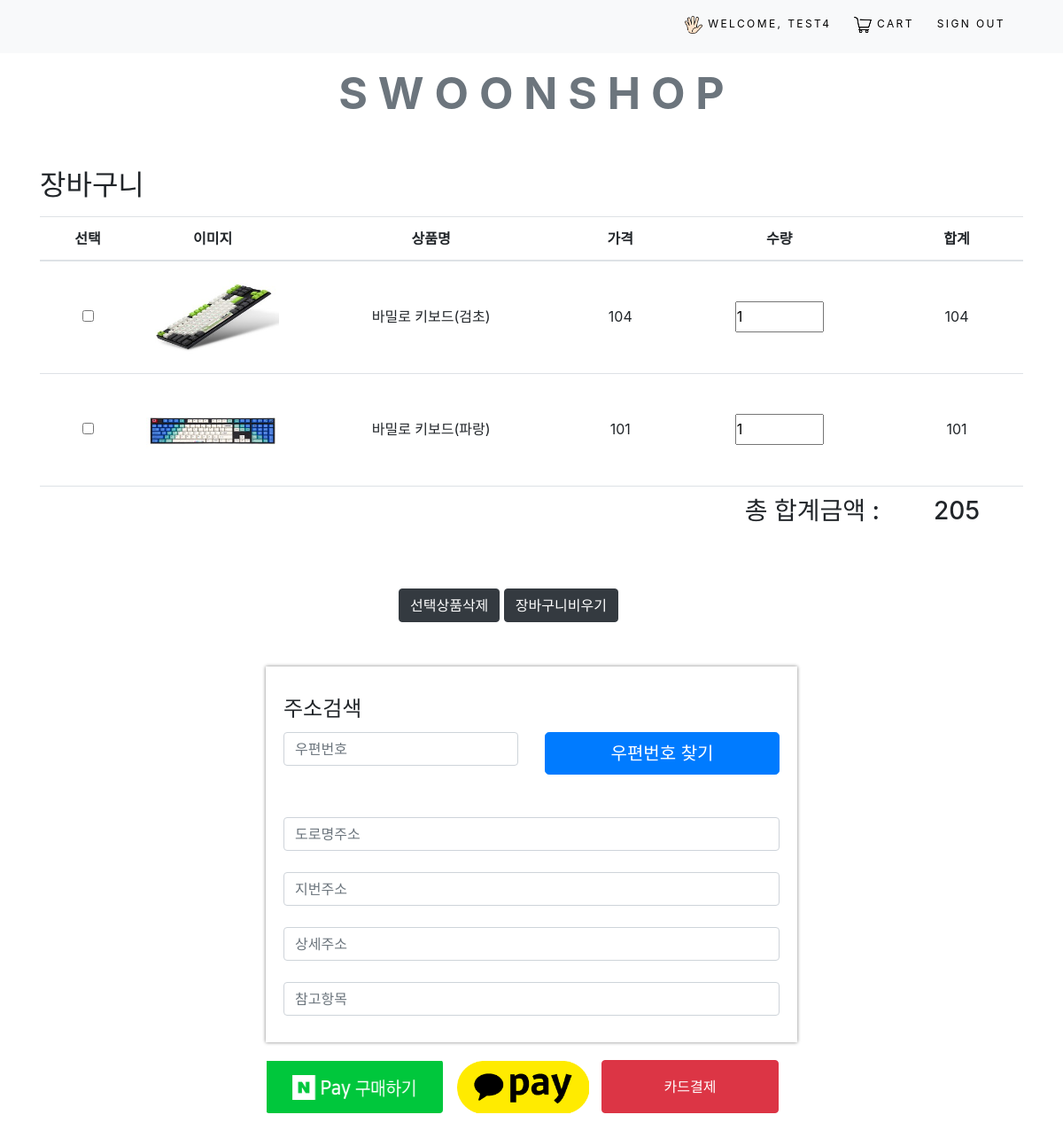
The page /cart/ (signed in) on the database as committed earlier.
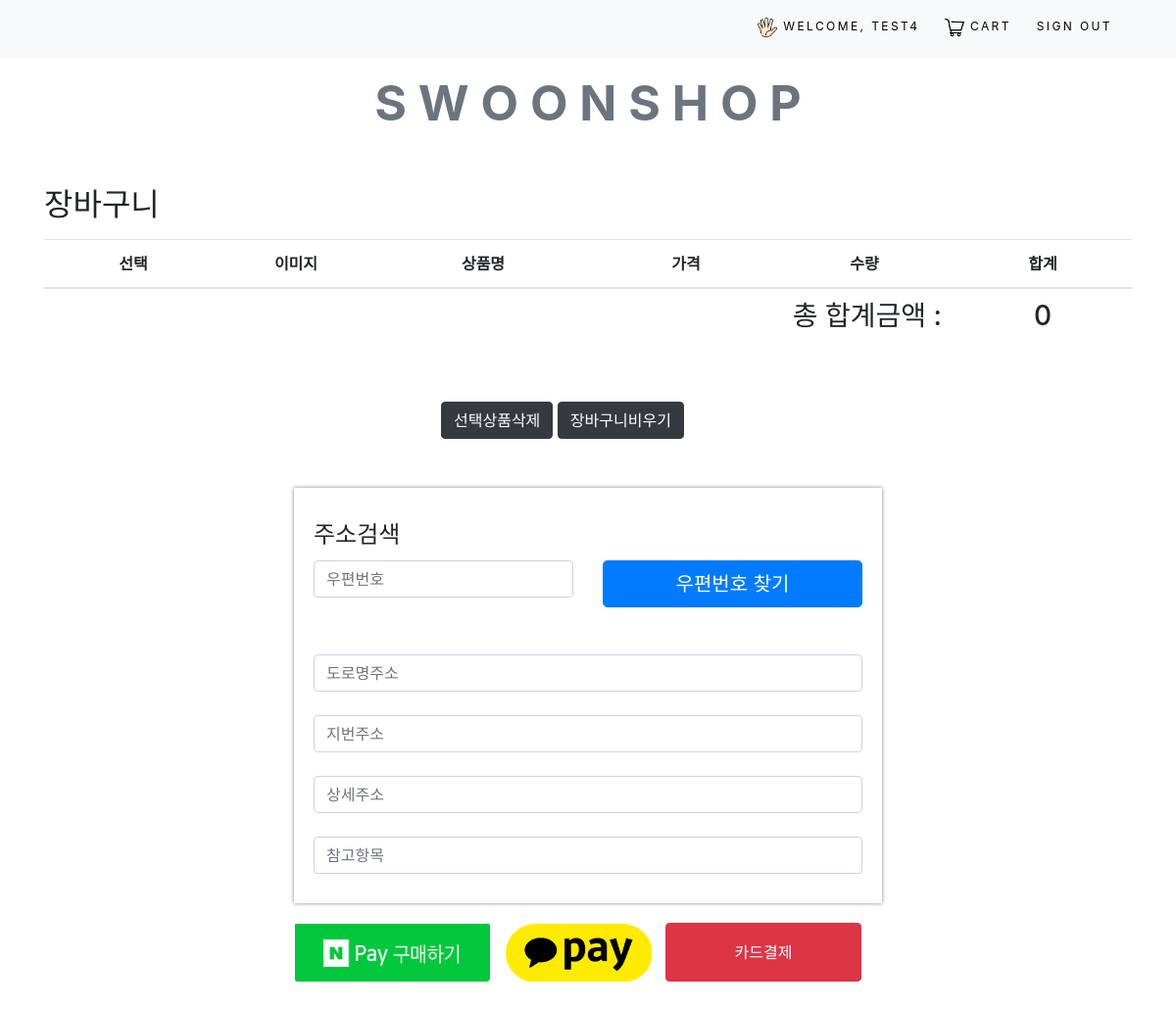
The same page on the database as committed later.
### cart/models.py (models this page shows, shortened)
class CartItem(models.Model):
    user = models.ForeignKey(User, null=True, on_delete=models.CASCADE)
    product = models.ForeignKey(Product, on_delete=models.CASCADE)
    quantity = models.IntegerField(default=1)
    created_at = models.DateTimeField(auto_now_add=True)
    class Meta:
        verbose_name = '장바구니'
        verbose_name_plural = f'{verbose_name} 목록'
    @property
    def sub_total(self):
        return self.product.price * self.quantity

### product/models.py (models this page shows, shortened)
class Product(models.Model):
    name = models.CharField(max_length=250, unique=True)
    slug = models.SlugField(max_length=250, unique=True, default='')
    description = models.TextField(blank=True)
    price = models.DecimalField(max_digits=10, decimal_places=0)
    image = models.ImageField(upload_to='product', blank=True)
    stock = models.IntegerField()
    available = models.BooleanField(default=True)
    created = models.DateTimeField(auto_now_add=True, null=True)
    updated = models.DateTimeField(auto_now=True)
    class Meta:
        ordering = ('name',)
        verbose_name = 'product'
        verbose_name_plural = 'products'

### cart/views.py (the view)
# urls.py: path('', views.cart, name='cart'),
def cart(request, total=0):
    model = CartItem.objects.filter(user_id=request.user.id)
    uid = request.user.id
    for item in model:
        total += (item.product.price * item.quantity)
    context = {
        'items': model,
        'total': total,
        'uid': uid,
    }
    return render(request, 'cart/cart_detail.html', context)

### templates/cart/cart_detail.html (shortened to what this page needs)
{% extends "base.html" %}
{% load static %}
{% block content %}
<div class="container">
    <h2>장바구니</h2>
    <table class="table table-hover">
        <thead>
        <tr>
            <th>선택</th>
            <th style="width: 150px;">이미지</th>
            <th>상품명</th>
            <th>가격</th>
            <th>수량</th>
            <th>합계</th>
        </tr>
        </thead>
        <tbody>
        {% for item in items %}
        <tr data-itemId="{{ item.id }}" data-userId="{{ item.user_id }}" data-amount="{{ item.sub_total }}">
            <td><input type="checkbox" name="chk" ></td>
            <td><img style="width:150px; height:100px;" src="{{ item.product.image.url }}"></td>
            <td class="name">{{ item.product.name }}</td>
            <td class="price">{{ item.product.price }}</td>
            <td><input type="number" class="quantity" min="1" max="{{ item.product.stock }}" value="{{ item.quantity }}" style="width: 100px; height: 35px; line-height: 35px;"></td>
            <td class="sub_amount" style="width: 150px;">{{ item.sub_total }}</td>
        </tr>
        {% endfor %}
        <tr>
            <td colspan="5"><h3 style="height: 30px; line-height:30px; text-align:right;">총 합계금액 : </h3></td>
            <td colspan="5"><h3 class="amount" style="height: 30px; line-height:30px; text-align:center;">{{ total }}</h3></td>
        </tr>
        </tbody>
    </table>
</div>
<div>
    <div style="width: 300px; margin: 0px auto 50px auto;">
        <button type="button" class="btn btn-dark" onClick="delRow()">선택상품삭제</button>
        <button type="button" class="btn btn-dark" onClick="delAllRow()">장바구니비우기</button>
    </div>
</div>
<div style="width:600px; padding: 30px 20px; margin:0 auto; box-shadow: 0 0 4px gray;">
<legend>주소검색</legend>
<div class="row">
    <div class="col-xs-6 col-md-6">
        <input type="text" id="sample4_postcode" class="form-control input-lg" placeholder="우편번호">
    </div>
    <div class="col-xs-6 col-md-6">
        <input type="button" onclick="sample4_execDaumPostcode()" class="btn btn-lg btn-primary btn-block signup-btn" value="우편번호 찾기"><br>
    </div>
</div>
<br>
<input type="text" id="sample4_roadAddress" class="form-control input-lg" placeholder="도로명주소">
<br>
<input type="text" id="sample4_jibunAddress" class="form-control input-lg" placeholder="지번주소">
<br>
<input type="text" id="sample4_detailAddress" class="form-control input-lg" placeholder="상세주소">
<br>
<input type="text" id="sample4_extraAddress" class="form-control input-lg" placeholder="참고항목">
</div>
<div>
    <div style="width: 600px; margin: 20px auto;">
        <button type="button" class="paybtn btn" onClick="location.href='{% url 'order:naverpay' %}'"
                style="width: 200px; height: 60px; box-shodow: 0 0 4px gray; background-image: url({% static 'image/naverpay.png' %}); background-size: 200px 60px; background-repeat: no-repeat; margin-right: 10px;"></button>
        <button type="button" class="paybtn btn" onClick="location.href='{% url 'order:kakaopay' uid=uid %}'"
                style="width: 150px; height: 60px; box-shodow: 0 0 4px gray; background-image: url({% static 'image/kakaopay.png' %}); background-size: 150px 60px; background-repeat: no-repeat; margin-right: 10px;"></button>
        <button type="button" class="paybtn btn btn-danger" onClick="location.href='{% url 'order:cardpay' %}'"
                style="width: 200px; height: 60px; box-shodow: 0 0 4px gray;">카드결제</button>
        <br><br><br><br><br><br><br><br><br><br><br><br><br>
    </div>
</div>
{% endblock %}

Rows that differ between the two databases and show on the page:
removed CartItem: product.image (picture), product.name "바밀로 키보드(검초)", product.price "104", quantity "1", sub_total "104"
removed CartItem: product.image (picture), product.name "바밀로 키보드(파랑)", product.price "101", quantity "1", sub_total "101"
Other text that changed with them:
{{ total }}: "205" → "0"
